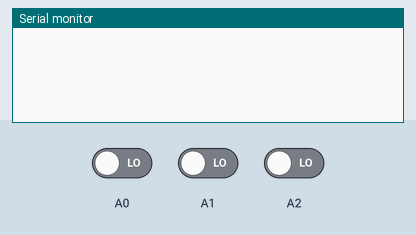
The sketch below on a simulated Arduino Uno, built with avr-gcc and run on an emulated ATmega328P. Parts: the last lines printed to the serial monitor. The inputs (shaded band) are chosen by the test bench; at power-on: A0 LOW, A1 LOW, A2 LOW.

Above: at 1.2 s.
1.3 s: A0 driven HIGH
At 2.3 s:
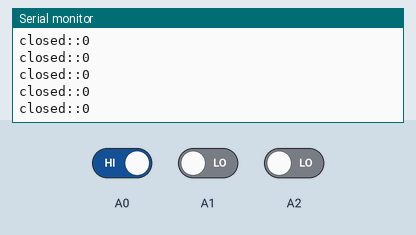
3.2 s: A1 driven HIGH
At 3.7 s:
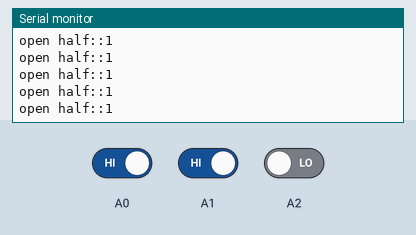
5.1 s: A1 driven LOW
At 5.6 s:
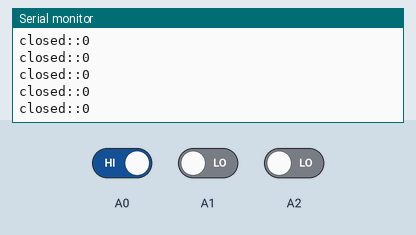
6.6 s: A1 driven HIGH and A2 driven HIGH
At 7.3 s:
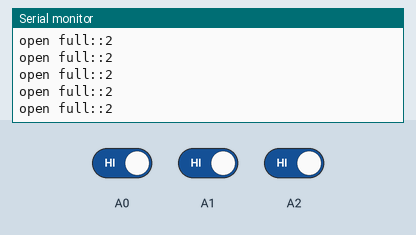
8.5 s: A2 driven LOW
At 9.6 s:
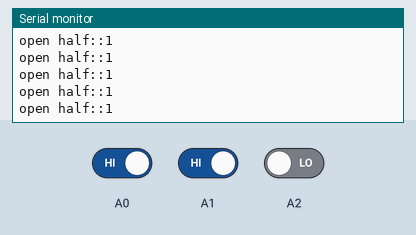
11.5 s: A2 driven HIGH
At 12.3 s:
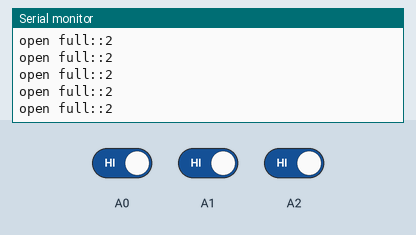

The sketch:

buttons.ino
```cpp
void setup() {
Serial.begin(9600);
pinMode(A0,INPUT);
pinMode(A1,INPUT);
pinMode(A2,INPUT);
}

void loop() {
if(digitalRead(A0)){
  if(digitalRead(A1)){
    if(digitalRead(A2)){
        Serial.println("open full::2");
    }
    else
      Serial.println("open half::1");
  }
  else
  Serial.println("closed::0");
}
}
```

Measured:
- after the input at 1.3 s, the serial monitor: prints a new line at once (image 1)
- after the input at 3.2 s, the serial monitor: prints a new line after 0.07 s (image 2)
- after the input at 6.6 s, the serial monitor: prints a new line after 0.07 s (image 4)
- after the input at 8.5 s, the serial monitor: prints a new line after 0.08 s (image 5)
